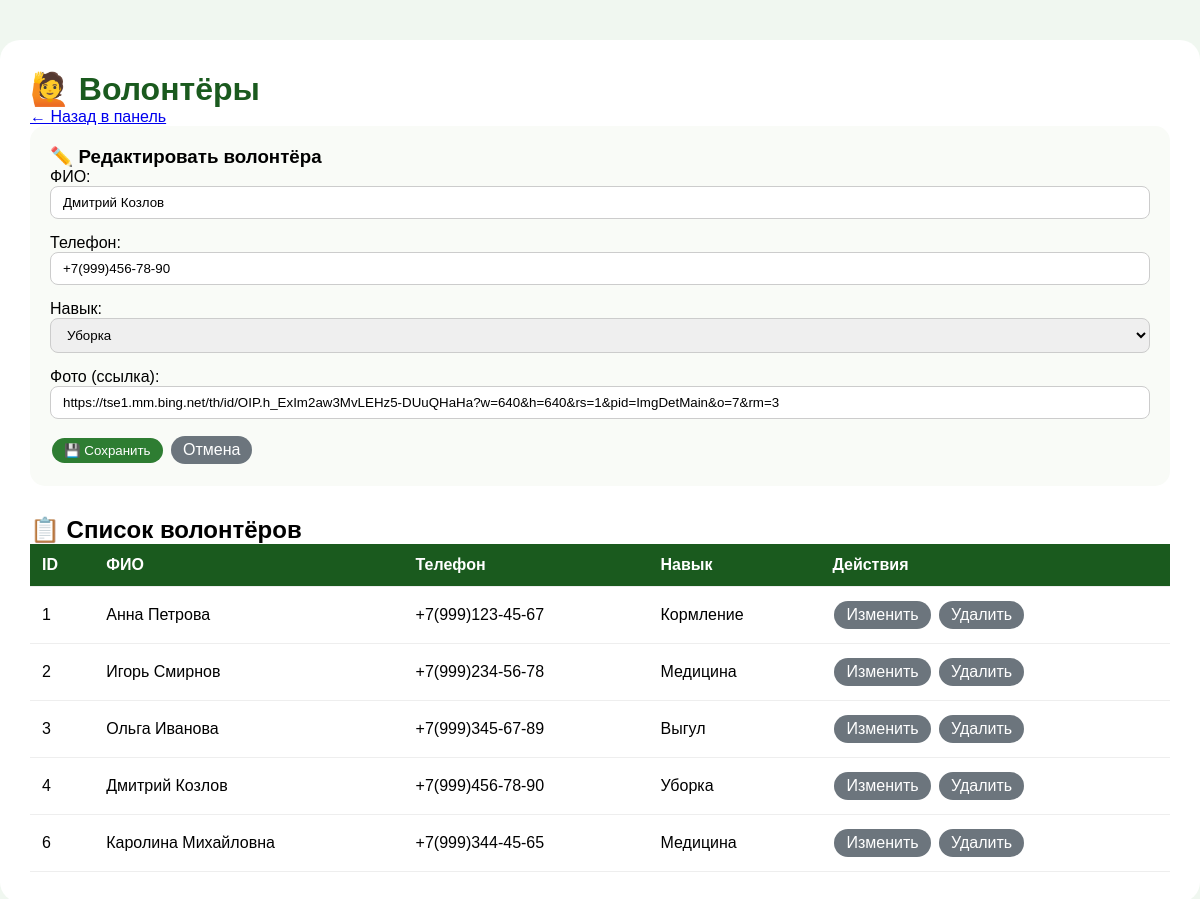
The app's page /api/admin/volunteers_edit.php?edit=4&token=mySecretAdminToken123 with its own data.
### tables this page shows
CREATE TABLE `volunteers` (
  `id` int(11) NOT NULL,
  `full_name` varchar(100) NOT NULL,
  `phone` varchar(20) NOT NULL,
  `skill` varchar(50) DEFAULT NULL,
  `photo_url` varchar(255) DEFAULT NULL
);

### api/controller/VolunteerController.php (called while the page is built, shortened)
<?php
function getAllVolunteers($pdo)
{
    $sql = "SELECT * FROM volunteers";
    $stmt = $pdo->prepare($sql);
    $stmt->execute();
    return $stmt->fetchAll();
}
function getVolunteerById($pdo, $id)
{
    $sql = "SELECT * FROM volunteers WHERE id = :id";
    $stmt = $pdo->prepare($sql);
    $stmt->execute([':id' => $id]);
    return $stmt->fetch();
}
?>

### api/admin/volunteers_edit.php (the view, shortened to what this page needs)
<?php
require_once 'database.php';
$token = $_GET['token'] ?? '';
require_once '../SoloProject/api/controller/VolunteerController.php';
$volunteers = getAllVolunteers($pdo);
$edit = null;
if (isset($_GET['edit'])) {
    $edit = getVolunteerById($pdo, $_GET['edit']);
}
?>
<!doctype html>
<html lang="ru">
<head>
    <link rel="stylesheet" href="../../front/css/main.css">
</head>
<body style="background: #f0f7f0;">
<div class="container">
    <h1 style="color: #1a5a1e;">🙋 Волонтёры</h1>
    <a href="admin_panel.php?token=<?= urlencode($token) ?>">← Назад в панель</a>
    <?php if ($edit): ?>
        <div class="form-section">
            <h3>✏️ Редактировать волонтёра</h3>
            <form method="POST">
                <div class="form-group"><label>ФИО:</label><br><input type="text" name="full_name" value="<?= htmlspecialchars($edit['full_name']) ?>" required></div>
                <div class="form-group"><label>Телефон:</label><br><input type="text" name="phone" value="<?= htmlspecialchars($edit['phone']) ?>" required></div>
                <div class="form-group">
                    <label>Навык:</label><br>
                    <select name="skill">
                        <option value="cleaning" <?= $edit['skill'] == 'cleaning' ? 'selected' : '' ?>>Уборка</option>
                    </select>
                </div>
                <div class="form-group"><label>Фото (ссылка):</label><br><input type="text" name="photo_url" value="<?= htmlspecialchars($edit['photo_url']) ?>"></div>
                <button type="submit" name="edit" class="btn">💾 Сохранить</button>
                <a href="volunteers_edit.php?token=<?= urlencode($token) ?>" class="btn btn-gray">Отмена</a>
            </form>
        </div>
    <?php endif; ?>
    <h2>📋 Список волонтёров</h2>
    <div style="overflow-x: auto;">
        <table style="width: 100%;">
            <thead>
            <tr>
                <th>ID</th>
                <th>ФИО</th>
                <th>Телефон</th>
                <th>Навык</th>
                <th>Действия</th>
            </tr>
            </thead>
            <tbody>
            <?php foreach ($volunteers as $vol): ?>
                <tr>
                    <td><?= $vol['id'] ?></td>
                    <td><?= htmlspecialchars($vol['full_name']) ?></td>
                    <td><?= $vol['phone'] ?></td>
                    <td>
                        <?php
                        $skill_rus = '';
                        if ($vol['skill'] == 'feeding') $skill_rus = 'Кормление';
                        if ($vol['skill'] == 'walking') $skill_rus = 'Выгул';
                        if ($vol['skill'] == 'medical') $skill_rus = 'Медицина';
                        if ($vol['skill'] == 'cleaning') $skill_rus = 'Уборка';
                        echo $skill_rus;
                        ?>
                    </td>
                    <td>
                        <a href="volunteers_edit.php?edit=<?= $vol['id'] ?>&token=<?= urlencode($token) ?>" class="btn btn-gray">Изменить</a>
                        <a href="volunteers_edit.php?delete=<?= $vol['id'] ?>&token=<?= urlencode($token) ?>" class="btn btn-gray" onclick="return confirm('Удалить?')">Удалить</a>
                    </td>
                </tr>
            <?php endforeach; ?>
            </tbody>
        </table>
    </div>
</div>
</body>
</html>

### front/css/main.css (style rules this page uses)
* { margin: 0; padding: 0; box-sizing: border-box; }
body { font-family: Arial, sans-serif; background: #f0f7f0; }
.btn { display: inline-block; background: #2e7d32; color: white; padding: 10px 25px; border-radius: 30px; text-decoration: none; margin-top: 15px; }

### api/admin/volunteers_edit.php (style rules this page uses)
.container { max-width: 1200px; margin: 40px auto; background: white; padding: 30px; border-radius: 20px; }
table { width: 100%; border-collapse: collapse; }
th, td { padding: 12px; text-align: left; border-bottom: 1px solid #eee; }
th { background: #1a5a1e; color: white; }
input, select { padding: 8px 12px; border-radius: 8px; border: 1px solid #ccc; width: 100%; }
.btn { background: #2e7d32; color: white; padding: 5px 12px; border-radius: 20px; text-decoration: none; display: inline-block; margin: 2px; border: none; cursor: pointer; }
.btn-gray { background: #6c757d; }
.form-group { margin-bottom: 15px; }
.form-section { background: #f9fbf7; padding: 20px; border-radius: 15px; margin-bottom: 30px; }

### records on screen
volunteers: full_name "Дмитрий Козлов", phone "+7(999)456-78-90", skill "Уборка", photo_url "https://tse1.mm.bing.net/th/id/OIP.h_ExIm2aw3MvLEHz5-DUuQHaHa?w=640&h=640&rs=1&pid=ImgDetMain&o=7&rm=3", id "4"
volunteers: id "1", full_name "Анна Петрова", phone "+7(999)123-45-67", skill "Кормление"
volunteers: id "2", full_name "Игорь Смирнов", phone "+7(999)234-56-78", skill "Медицина"
volunteers: id "3", full_name "Ольга Иванова", phone "+7(999)345-67-89", skill "Выгул"
volunteers: id "6", full_name "Каролина Михайловна", phone "+7(999)344-45-65", skill "Медицина"
